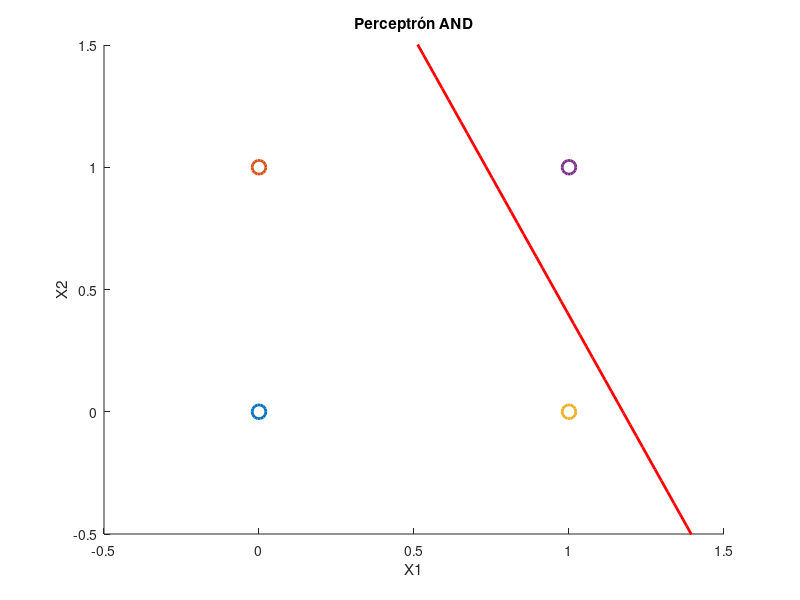

MATLAB code for this plot:
clc
close all
clear all
warning off all

% Datos de entrada para la función AND
X = [0 0; 0 1; 1 0; 1 1];
y = [0; 0; 0; 1];

% Inicializar los pesos
pesos = rand(2,1);
bias = rand;
learning_rate = 0.1;
max_iteraciones = 1000;

% Función de activación
activation = @(x) x >= 0;

itera = 0;
converged = false;

% Entrenamiento del perceptrón
while ~converged && itera < max_iteraciones
    itera = itera + 1;
    converged = true;
    
    for i = 1:size(X, 1)
        % Calcular la salida del perceptrón
        output = activation(pesos' * X(i,:)' + bias);
        
        % Actualizar los pesos y el sesgo
        error = y(i) - output;
        if error ~= 0
            converged = false;
            pesos = pesos + learning_rate * error * X(i,:)';
            bias = bias + learning_rate * error;
        end
    end
end

% Calcular los coeficientes de la ecuación de la recta
a = -pesos(1) / pesos(2);
b = -bias / pesos(2);

% Mostrar el número de iteraciones y los pesos ajustados
disp(['No.final iteraciones: ', num2str(itera)]);
disp('Pesos:');
disp(pesos);
disp(['Ecuación final: y = ', num2str(a), '(x) + ', num2str(b)]);

% Graficar los puntos y la línea de separación
figure;
hold on;

% Graficar los puntos de datos
for i = 1:size(X, 1)
    if y(i) == 0
        plot(X(i, 1), X(i, 2), 'o', 'MarkerSize', 10, 'LineWidth', 2);
    else
        plot(X(i, 1), X(i, 2), 'o', 'MarkerSize', 10, 'LineWidth', 2);
    end
end

% Graficar la línea de separación
x_values = linspace(-0.5, 1.5, 100);
y_values = a * x_values + b;
plot(x_values, y_values, 'r-', 'LineWidth', 2);

% Configurar los ejes
xlim([-0.5, 1.5]);
ylim([-0.5, 1.5]);
xlabel('X1');
ylabel('X2');
title('Perceptrón AND');
%legend('Clase 0', 'Clase 1', 'Línea de Separación');

hold off;